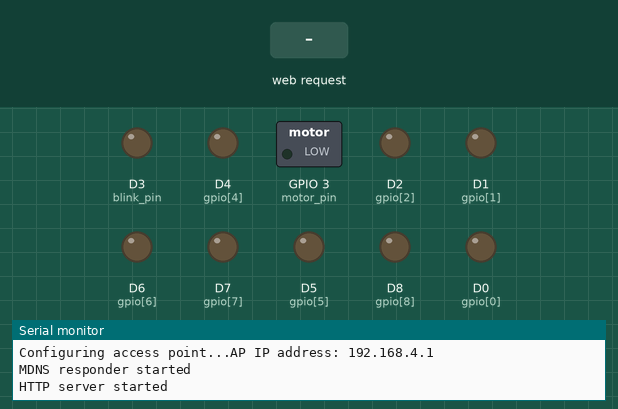
This sketch was run on a simulated ESP8266 (Wemos D1 mini). On the bench: switched loads named in the sketch (green lamp = pin HIGH), output pins drawn as LEDs (lit = HIGH), the last lines printed to the serial monitor. The test bench sets the inputs (shaded band).

Above: at 2.2 s.
2.3 s: HTTP request GET /debug received
At 3.5 s:
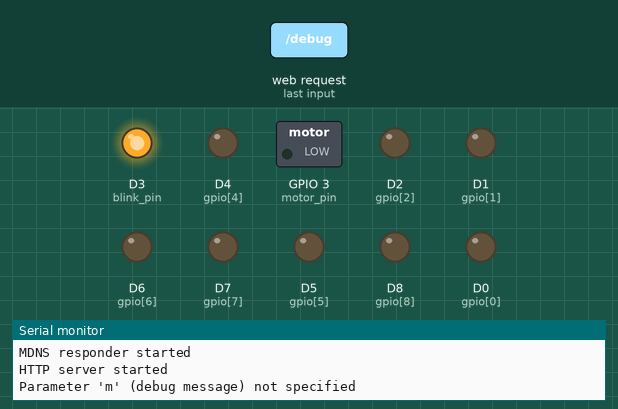
3.8 s: HTTP request GET /set?n=1 received
At 5.1 s:
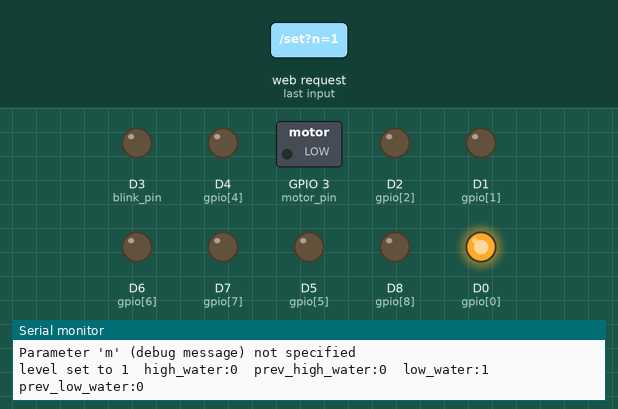
5.5 s: HTTP request GET /set?n=0 received
At 6.5 s:
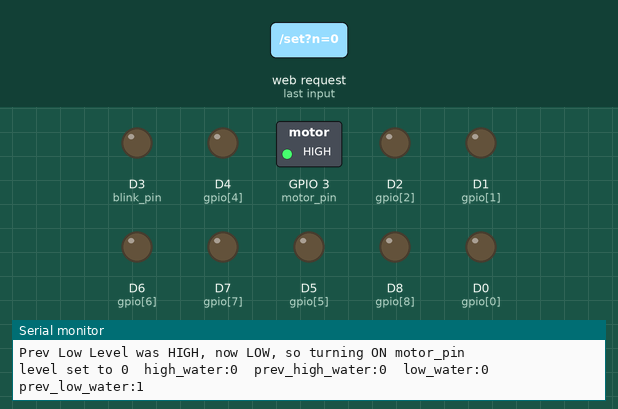
7.2 s: HTTP request GET /set?n=120 received
At 7.8 s:
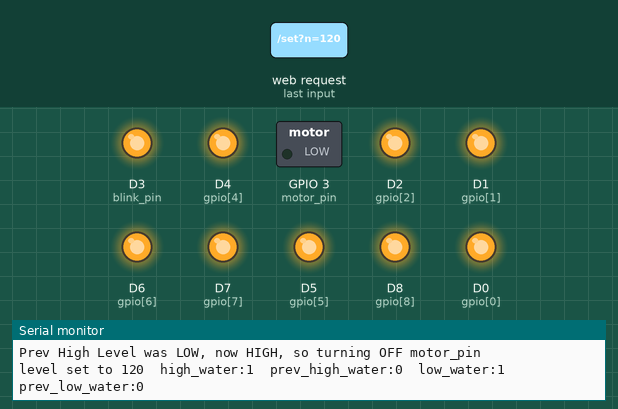
8.9 s: HTTP request GET /debug?m=1 received
At 9.9 s:
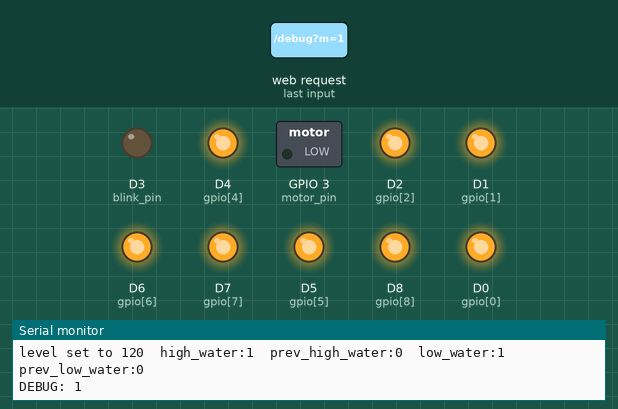
10.4 s: HTTP request GET /set?n=1&m=1 received
At 11.3 s:
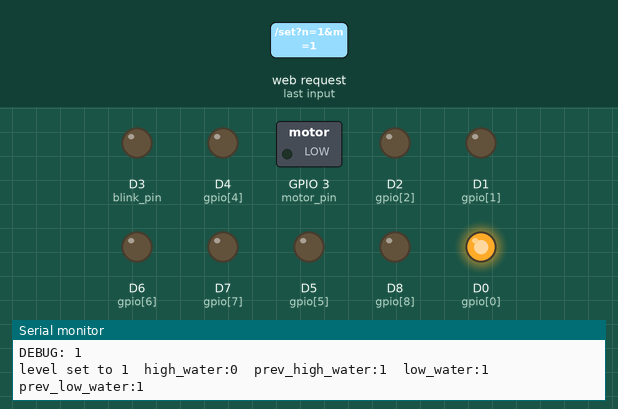
Timing chart, 0 to 13.1 s (numbered marks = the images above; inputs shaded):
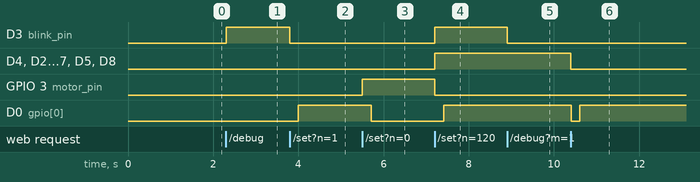

The sketch:

wemos-display.ino
```cpp
#include <ESP8266WiFi.h>
#include <WiFiClient.h>
#include <ESP8266WebServer.h>
#include <ESP8266mDNS.h>


/* Set these to your desired credentials. */
const char *ssid = "WATER_LEVEL_DISPLAY";
const char *password = "waterleveldisplay";
const int ledcount = 9;
const int motor_pin = 3;
const int blink_pin = 0;

ESP8266WebServer server ( 80 );

static const uint8_t  gpio[ledcount] = {D0, D1, D2, D3, D4, D5, D6, D7, D8};

int level = 0;
boolean dataIndicator = false;
boolean high_water = false;
boolean prev_high_water = false;
boolean low_water = false;
boolean prev_low_water = false;


void handleRoot() {
  char temp[400];
  int sec = millis() / 1000;
  int min = sec / 60;
  int hr = min / 60;

  snprintf ( temp, 400,

"<html>\
  <head>\
    <meta http-equiv='refresh' content='5'/>\
    <title>Water Level Display</title>\
    <style>\
      body { background-color: #cccccc; font-family: Arial, Helvetica, Sans-Serif; Color: #000088; }\
    </style>\
  </head>\
  <body>\
    <h1>Hello from Water Level Display!</h1>\
    <p>Uptime: %02d:%02d:%02d</p>\
    </body>\
</html>",

    hr, min % 60, sec % 60
  );
  server.send ( 200, "text/html", temp );
}

void setGPIO() {
    int state = LOW;
    if (server.arg("n")== ""){     //Parameter not found
      Serial.println("Parameter 'n' (normalized water level) not specified");
      server.send(200, "text/html", "<H3>Parameter 'n' (normalized water level) not specified</H3>");
    } else {     //Parameter found
      level = (server.arg("n")).toInt();

      for(int i=0; i< ledcount; i++ ) {
        if(i < level) {
          digitalWrite ( gpio[i], 1 );
          if(i == blink_pin) dataIndicator = true;
          if(i == ledcount - 1) {
            prev_high_water = high_water;
            high_water = true;
            if(!prev_high_water) {
              Serial.println("Prev High Level was LOW, now HIGH, so turning OFF motor_pin");
              digitalWrite ( motor_pin, LOW );
            }
          }
          if(i == 0) {
            prev_low_water = low_water;
            low_water = true;
          }
        } else {
          digitalWrite ( gpio[i], 0 );
          if(i == blink_pin) dataIndicator = false;
          prev_high_water = high_water;
          if(i == ledcount - 1) {
            prev_high_water = high_water;
            high_water = false;
          }
          if(i == 0) {
            prev_low_water = low_water;
            low_water = false;
            if(prev_low_water) {
              Serial.println("Prev Low Level was HIGH, now LOW, so turning ON motor_pin");
              digitalWrite ( motor_pin, HIGH );
            }
          }

        }
      }

      Serial.print("level set to ");
      Serial.print(level);
      Serial.print("  high_water:");
      Serial.print(high_water);
      Serial.print("  prev_high_water:");
      Serial.print(prev_high_water);
      Serial.print("  low_water:");
      Serial.print(low_water);
      Serial.print("  prev_low_water:");
      Serial.println(prev_low_water);


      server.send(200, "text/html", "<H3>level set to " + String(level) + "</H3>");

      if(dataIndicator == false) state = HIGH;
      else state = LOW;
      digitalWrite(gpio[blink_pin], state);

    }
    if(dataIndicator) state = HIGH;
    else state = LOW;
    delay(200);
    digitalWrite(gpio[blink_pin], state);
}


void debug() {
  digitalWrite(blink_pin, not dataIndicator);
  if (server.arg("m")== ""){     //Parameter not found
    Serial.println("Parameter 'm' (debug message) not specified");
    server.send(200, "text/html", "<H3>Parameter 'm' (debug message) not specified</H3>");
  } else {     //Parameter found
    Serial.println("DEBUG: " + server.arg("m"));
    server.send(200, "text/html", "OK");
  }
  digitalWrite(blink_pin, not dataIndicator);
}

void handleNotFound() {
  String message = "File Not Found\n\n";
  message += "URI: ";
  message += server.uri();
  message += "\nMethod: ";
  message += ( server.method() == HTTP_GET ) ? "GET" : "POST";
  message += "\nArguments: ";
  message += server.args();
  message += "\n";

  for ( uint8_t i = 0; i < server.args(); i++ ) {
    message += " " + server.argName ( i ) + ": " + server.arg ( i ) + "\n";
  }

  server.send ( 404, "text/plain", message );
}


void setup() {

  delay(1000);
  Serial.begin(115200);
  Serial.println();
  pinMode(motor_pin, FUNCTION_3);
  pinMode(motor_pin, OUTPUT);

  for(int i=0; i< ledcount; i++ ) {
    pinMode ( gpio[i], OUTPUT );
    digitalWrite ( gpio[i], 0 );
  }

  digitalWrite ( motor_pin, LOW );

  Serial.println ( "" );

  Serial.print("Configuring access point...");
  /* You can remove the password parameter if you want the AP to be open. */
  WiFi.softAP(ssid);

  IPAddress myIP = WiFi.softAPIP();
  Serial.print("AP IP address: ");
  Serial.println(myIP);

  if ( MDNS.begin ( "esp8266" ) ) {
    Serial.println ( "MDNS responder started" );
  }

  server.on ( "/", handleRoot );
  server.on ( "/set", setGPIO );
  server.on ( "/debug", debug );
  server.on ( "/inline", []() {
    server.send ( 200, "text/plain", "this works as well" );
  } );
  server.onNotFound ( handleNotFound );
  server.begin();
  Serial.println ( "HTTP server started" );
}

void loop() {
    server.handleClient();
}
```

Measured:
- after the input at 2.3 s, D3 (blink_pin): LOW → HIGH at once
- after the input at 3.8 s, D3 (blink_pin): HIGH → LOW at once; D0 (gpio[0]): LOW → HIGH after 0.20 s
- after the input at 5.5 s, GPIO 3 (motor_pin): LOW → HIGH at once; D0 (gpio[0]): HIGH → LOW after 0.21 s
- after the input at 7.2 s, D3 (blink_pin), D4 (gpio[4]), D2 (gpio[2]), D1 (gpio[1]), D6 (gpio[6]), D7 (gpio[7]), D5 (gpio[5]), D8 (gpio[8]): LOW → HIGH at once; GPIO 3 (motor_pin): HIGH → LOW at once; D0 (gpio[0]): LOW → HIGH after 0.21 s
- after the input at 8.9 s, D3 (blink_pin): HIGH → LOW at once
- after the input at 10.4 s, D4 (gpio[4]), D2 (gpio[2]), D1 (gpio[1]), D6 (gpio[6]), D7 (gpio[7]), D5 (gpio[5]), D8 (gpio[8]): HIGH → LOW at once; D0 (gpio[0]): HIGH → LOW at once, → HIGH 0.20 s later
